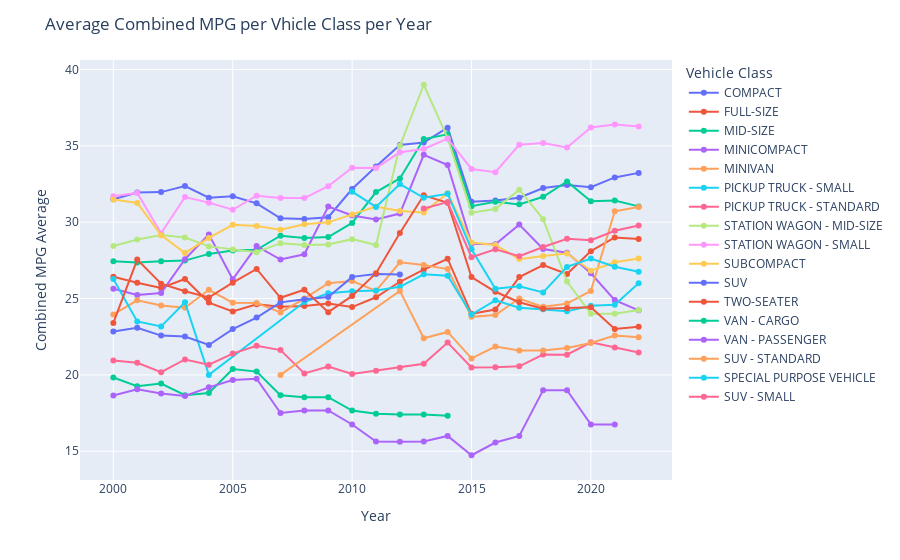

The notebook cell saved with this chart:
### Code cell
fig = px.line(x=Year,
              y=combineMPG,
              color=vehicleClass,
              markers=True
             )

fig.update_layout(title='Average Combined MPG per Vhicle Class per Year',
                  xaxis_title='Year',
                  yaxis_title='Combined MPG Average',
                  legend_title='Vehicle Class'
                 )

fig.show()

### Figure 1 — Plotly figure (JSON) as saved in the notebook; plotly's stock layout.template omitted (floating-point values rounded to 4 significant figures)
{"data": [{"hovertemplate": "color=COMPACT<br>x=%{x}<br>y=%{y}<extra></extra>", "legendgroup": "COMPACT", "line": {"color": "#636efa", "dash": "solid"}, "marker": {"symbol": "circle"}, "mode": "lines+markers", "name": "COMPACT", "orientation": "v", "showlegend": true, "type": "scatter", "x": [2000, 2001, 2002, 2003, 2004, 2005, 2006, 2007, 2008, 2009, 2010, 2011, 2012, 2013, 2014, 2015, 2016, 2017, 2018, 2019, 2020, 2021, 2022], "xaxis": "x", "y": [31.5, 31.94, 31.97, 32.37, 31.6, 31.7, 31.23, 30.25, 30.2, 30.33, 32.17, 33.65, 35.06, 35.21, 36.19, 31.33, 31.41, 31.6, 32.24, 32.43, 32.29, 32.93, 33.23], "yaxis": "y"}, {"hovertemplate": "color=FULL-SIZE<br>x=%{x}<br>y=%{y}<extra></extra>", "legendgroup": "FULL-SIZE", "line": {"color": "#EF553B", "dash": "solid"}, "marker": {"symbol": "circle"}, "mode": "lines+markers", "name": "FULL-SIZE", "orientation": "v", "showlegend": true, "type": "scatter", "x": [2000, 2001, 2002, 2003, 2004, 2005, 2006, 2007, 2008, 2009, 2010, 2011, 2012, 2013, 2014, 2015, 2016, 2017, 2018, 2019, 2020, 2021, 2022], "xaxis": "x", "y": [26.43, 26.03, 25.69, 26.28, 24.74, 24.16, 24.62, 24.46, 24.51, 24.68, 24.44, 25.08, 26.1, 26.89, 27.61, 24, 24.28, 26.4, 27.19, 26.6, 28.1, 29, 28.89], "yaxis": "y"}, {"hovertemplate": "color=MID-SIZE<br>x=%{x}<br>y=%{y}<extra></extra>", "legendgroup": "MID-SIZE", "line": {"color": "#00cc96", "dash": "solid"}, "marker": {"symbol": "circle"}, "mode": "lines+markers", "name": "MID-SIZE", "orientation": "v", "showlegend": true, "type": "scatter", "x": [2000, 2001, 2002, 2003, 2004, 2005, 2006, 2007, 2008, 2009, 2010, 2011, 2012, 2013, 2014, 2015, 2016, 2017, 2018, 2019, 2020, 2021, 2022], "xaxis": "x", "y": [27.44, 27.35, 27.44, 27.48, 27.92, 28.14, 28.19, 29.12, 28.97, 29.02, 29.95, 31.97, 32.86, 35.44, 35.75, 31.04, 31.34, 31.17, 31.66, 32.66, 31.37, 31.42, 31.03], "yaxis": "y"}, {"hovertemplate": "color=MINICOMPACT<br>x=%{x}<br>y=%{y}<extra></extra>", "legendgroup": "MINICOMPACT", "line": {"color": "#ab63fa", "dash": "solid"}, "marker": {"symbol": "circle"}, "mode": "lines+markers", "name": "MINICOMPACT", "orientation": "v", "showlegend": true, "type": "scatter", "x": [2000, 2001, 2002, 2003, 2004, 2005, 2006, 2007, 2008, 2009, 2010, 2011, 2012, 2013, 2014, 2015, 2016, 2017, 2018, 2019, 2020, 2021, 2022], "xaxis": "x", "y": [25.64, 25.24, 25.36, 27.58, 29.2, 26.26, 28.43, 27.55, 27.9, 31.02, 30.44, 30.17, 30.57, 34.42, 33.74, 28.59, 28.56, 29.84, 28.25, 28, 26.65, 24.9, 24.22], "yaxis": "y"}, {"hovertemplate": "color=MINIVAN<br>x=%{x}<br>y=%{y}<extra></extra>", "legendgroup": "MINIVAN", "line": {"color": "#FFA15A", "dash": "solid"}, "marker": {"symbol": "circle"}, "mode": "lines+markers", "name": "MINIVAN", "orientation": "v", "showlegend": true, "type": "scatter", "x": [2000, 2001, 2002, 2003, 2004, 2005, 2006, 2007, 2008, 2009, 2010, 2011, 2012, 2013, 2014, 2015, 2016, 2017, 2018, 2019, 2020, 2021, 2022], "xaxis": "x", "y": [23.96, 24.88, 24.55, 24.39, 25.57, 24.73, 24.71, 24.09, 25, 26, 26.14, 25.5, 27.38, 27.2, 26.93, 23.8, 23.92, 25, 24.45, 24.67, 25.5, 30.71, 31], "yaxis": "y"}, {"hovertemplate": "color=PICKUP TRUCK - SMALL<br>x=%{x}<br>y=%{y}<extra></extra>", "legendgroup": "PICKUP TRUCK - SMALL", "line": {"color": "#19d3f3", "dash": "solid"}, "marker": {"symbol": "circle"}, "mode": "lines+markers", "name": "PICKUP TRUCK - SMALL", "orientation": "v", "showlegend": true, "type": "scatter", "x": [2000, 2001, 2002, 2003, 2004, 2008, 2009, 2010, 2011, 2012, 2013, 2014, 2015, 2016, 2017, 2018, 2019, 2020, 2021, 2022], "xaxis": "x", "y": [26.27, 23.5, 23.17, 24.75, 20, 24.77, 25.34, 25.48, 25.53, 25.77, 26.58, 26.5, 23.95, 24.88, 24.39, 24.3, 24.16, 24.53, 24.59, 26], "yaxis": "y"}, {"hovertemplate": "color=PICKUP TRUCK - STANDARD<br>x=%{x}<br>y=%{y}<extra></extra>", "legendgroup": "PICKUP TRUCK - STANDARD", "line": {"color": "#FF6692", "dash": "solid"}, "marker": {"symbol": "circle"}, "mode": "lines+markers", "name": "PICKUP TRUCK - STANDARD", "orientation": "v", "showlegend": true, "type": "scatter", "x": [2000, 2001, 2002, 2003, 2004, 2005, 2006, 2007, 2008, 2009, 2010, 2011, 2012, 2013, 2014, 2015, 2016, 2017, 2018, 2019, 2020, 2021, 2022], "xaxis": "x", "y": [20.95, 20.79, 20.18, 21.01, 20.66, 21.39, 21.91, 21.62, 20.1, 20.55, 20.05, 20.27, 20.47, 20.73, 22.11, 20.48, 20.5, 20.56, 21.33, 21.32, 22.13, 21.8, 21.46], "yaxis": "y"}, {"hovertemplate": "color=STATION WAGON - MID-SIZE<br>x=%{x}<br>y=%{y}<extra></extra>", "legendgroup": "STATION WAGON - MID-SIZE", "line": {"color": "#B6E880", "dash": "solid"}, "marker": {"symbol": "circle"}, "mode": "lines+markers", "name": "STATION WAGON - MID-SIZE", "orientation": "v", "showlegend": true, "type": "scatter", "x": [2000, 2001, 2002, 2003, 2004, 2005, 2006, 2007, 2008, 2009, 2010, 2011, 2012, 2013, 2014, 2015, 2016, 2017, 2018, 2019, 2020, 2021, 2022], "xaxis": "x", "y": [28.44, 28.87, 29.16, 29, 28.41, 28.21, 28.04, 28.62, 28.5, 28.54, 28.89, 28.5, 35, 39, 35.5, 30.62, 30.86, 32.12, 30.2, 26.11, 24, 24, 24.25], "yaxis": "y"}, {"hovertemplate": "color=STATION WAGON - SMALL<br>x=%{x}<br>y=%{y}<extra></extra>", "legendgroup": "STATION WAGON - SMALL", "line": {"color": "#FF97FF", "dash": "solid"}, "marker": {"symbol": "circle"}, "mode": "lines+markers", "name": "STATION WAGON - SMALL", "orientation": "v", "showlegend": true, "type": "scatter", "x": [2000, 2001, 2002, 2003, 2004, 2005, 2006, 2007, 2008, 2009, 2010, 2011, 2012, 2013, 2014, 2015, 2016, 2017, 2018, 2019, 2020, 2021, 2022], "xaxis": "x", "y": [31.69, 31.92, 29.28, 31.64, 31.28, 30.81, 31.74, 31.59, 31.58, 32.35, 33.57, 33.55, 34.57, 34.8, 35.47, 33.49, 33.27, 35.07, 35.18, 34.89, 36.2, 36.4, 36.26], "yaxis": "y"}, {"hovertemplate": "color=SUBCOMPACT<br>x=%{x}<br>y=%{y}<extra></extra>", "legendgroup": "SUBCOMPACT", "line": {"color": "#FECB52", "dash": "solid"}, "marker": {"symbol": "circle"}, "mode": "lines+markers", "name": "SUBCOMPACT", "orientation": "v", "showlegend": true, "type": "scatter", "x": [2000, 2001, 2002, 2003, 2004, 2005, 2006, 2007, 2008, 2009, 2010, 2011, 2012, 2013, 2014, 2015, 2016, 2017, 2018, 2019, 2020, 2021, 2022], "xaxis": "x", "y": [31.48, 31.26, 29.15, 27.98, 28.97, 29.83, 29.74, 29.51, 29.86, 29.99, 30.51, 31.02, 30.74, 30.63, 31.9, 28.66, 28.51, 27.58, 27.78, 27.95, 26.82, 27.37, 27.62], "yaxis": "y"}, {"hovertemplate": "color=SUV<br>x=%{x}<br>y=%{y}<extra></extra>", "legendgroup": "SUV", "line": {"color": "#636efa", "dash": "solid"}, "marker": {"symbol": "circle"}, "mode": "lines+markers", "name": "SUV", "orientation": "v", "showlegend": true, "type": "scatter", "x": [2000, 2001, 2002, 2003, 2004, 2005, 2006, 2007, 2008, 2009, 2010, 2011, 2012], "xaxis": "x", "y": [22.85, 23.08, 22.57, 22.51, 21.96, 23, 23.76, 24.75, 24.96, 25.1, 26.42, 26.6, 26.58], "yaxis": "y"}, {"hovertemplate": "color=TWO-SEATER<br>x=%{x}<br>y=%{y}<extra></extra>", "legendgroup": "TWO-SEATER", "line": {"color": "#EF553B", "dash": "solid"}, "marker": {"symbol": "circle"}, "mode": "lines+markers", "name": "TWO-SEATER", "orientation": "v", "showlegend": true, "type": "scatter", "x": [2000, 2001, 2002, 2003, 2004, 2005, 2006, 2007, 2008, 2009, 2010, 2011, 2012, 2013, 2014, 2015, 2016, 2017, 2018, 2019, 2020, 2021, 2022], "xaxis": "x", "y": [23.4, 27.55, 25.97, 25.48, 25.07, 26.04, 26.94, 25.05, 25.58, 24.11, 25.17, 26.66, 29.29, 31.76, 31.27, 26.4, 25.44, 24.75, 24.33, 24.37, 24.42, 23, 23.16], "yaxis": "y"}, {"hovertemplate": "color=VAN - CARGO<br>x=%{x}<br>y=%{y}<extra></extra>", "legendgroup": "VAN - CARGO", "line": {"color": "#00cc96", "dash": "solid"}, "marker": {"symbol": "circle"}, "mode": "lines+markers", "name": "VAN - CARGO", "orientation": "v", "showlegend": true, "type": "scatter", "x": [2000, 2001, 2002, 2003, 2004, 2005, 2006, 2007, 2008, 2009, 2010, 2011, 2012, 2013, 2014], "xaxis": "x", "y": [19.83, 19.26, 19.43, 18.67, 18.81, 20.38, 20.21, 18.67, 18.54, 18.54, 17.67, 17.45, 17.41, 17.41, 17.32], "yaxis": "y"}, {"hovertemplate": "color=VAN - PASSENGER<br>x=%{x}<br>y=%{y}<extra></extra>", "legendgroup": "VAN - PASSENGER", "line": {"color": "#ab63fa", "dash": "solid"}, "marker": {"symbol": "circle"}, "mode": "lines+markers", "name": "VAN - PASSENGER", "orientation": "v", "showlegend": true, "type": "scatter", "x": [2000, 2001, 2002, 2003, 2004, 2005, 2006, 2007, 2008, 2009, 2010, 2011, 2012, 2013, 2014, 2015, 2016, 2017, 2018, 2019, 2020, 2021], "xaxis": "x", "y": [18.65, 19.06, 18.78, 18.62, 19.18, 19.67, 19.75, 17.5, 17.67, 17.67, 16.75, 15.63, 15.61, 15.63, 16, 14.74, 15.57, 16, 19, 19, 16.75, 16.75], "yaxis": "y"}, {"hovertemplate": "color=SUV - STANDARD<br>x=%{x}<br>y=%{y}<extra></extra>", "legendgroup": "SUV - STANDARD", "line": {"color": "#FFA15A", "dash": "solid"}, "marker": {"symbol": "circle"}, "mode": "lines+markers", "name": "SUV - STANDARD", "orientation": "v", "showlegend": true, "type": "scatter", "x": [2007, 2012, 2013, 2014, 2015, 2016, 2017, 2018, 2019, 2020, 2021, 2022], "xaxis": "x", "y": [20, 25.5, 22.4, 22.81, 21.08, 21.85, 21.6, 21.6, 21.76, 22.08, 22.58, 22.46], "yaxis": "y"}, {"hovertemplate": "color=SPECIAL PURPOSE VEHICLE<br>x=%{x}<br>y=%{y}<extra></extra>", "legendgroup": "SPECIAL PURPOSE VEHICLE", "line": {"color": "#19d3f3", "dash": "solid"}, "marker": {"symbol": "circle"}, "mode": "lines+markers", "name": "SPECIAL PURPOSE VEHICLE", "orientation": "v", "showlegend": true, "type": "scatter", "x": [2010, 2011, 2012, 2013, 2014, 2015, 2016, 2017, 2018, 2019, 2020, 2021, 2022], "xaxis": "x", "y": [32, 31, 32.5, 31.6, 31.86, 28.22, 25.65, 25.8, 25.4, 27.07, 27.62, 27.08, 26.75], "yaxis": "y"}, {"hovertemplate": "color=SUV - SMALL<br>x=%{x}<br>y=%{y}<extra></extra>", "legendgroup": "SUV - SMALL", "line": {"color": "#FF6692", "dash": "solid"}, "marker": {"symbol": "circle"}, "mode": "lines+markers", "name": "SUV - SMALL", "orientation": "v", "showlegend": true, "type": "scatter", "x": [2013, 2014, 2015, 2016, 2017, 2018, 2019, 2020, 2021, 2022], "xaxis": "x", "y": [30.89, 31.32, 27.71, 28.23, 27.78, 28.37, 28.91, 28.82, 29.44, 29.78], "yaxis": "y"}], "layout": {"legend": {"title": {"text": "Vehicle Class"}, "tracegroupgap": 0}, "margin": {"t": 60}, "title": {"text": "Average Combined MPG per Vhicle Class per Year"}, "xaxis": {"anchor": "y", "domain": [0, 1], "title": {"text": "Year"}}, "yaxis": {"anchor": "x", "domain": [0, 1], "title": {"text": "Combined MPG Average"}}}}
